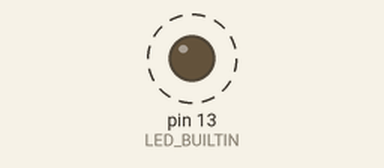
This sketch was run on a simulated Arduino Uno, built with avr-gcc and run on an emulated ATmega328P. On the bench: output pins drawn as LEDs (lit = HIGH). Dashed ring = blinking.

Above: at 3.0 s.
Timing chart, 0 to 6.6 s (numbered marks = the images above):
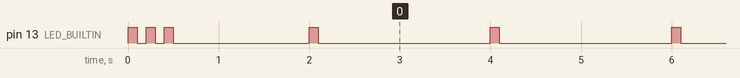

The sketch:

08_startup_operation.ino
```cpp
// Exercise 08: initialization once, operational behavior repeatedly.
const unsigned int startupPulseCount = 3;
const unsigned long startupOnMs = 100;
const unsigned long startupOffMs = 100;
const unsigned long startupPauseMs = 1400;
const unsigned long heartbeatOnMs = 100;
const unsigned long heartbeatOffMs = 1900;

void pulseLed(unsigned long onMs, unsigned long offMs) {
  digitalWrite(LED_BUILTIN, HIGH);
  delay(onMs);
  digitalWrite(LED_BUILTIN, LOW);
  delay(offMs);
}

void sendBurst(unsigned int count, unsigned long onMs,
               unsigned long offMs) {
  for (unsigned int i = 0; i < count; i++) {
    pulseLed(onMs, offMs);
  }
}

void setup() {
  pinMode(LED_BUILTIN, OUTPUT);
  digitalWrite(LED_BUILTIN, LOW);
  sendBurst(startupPulseCount, startupOnMs, startupOffMs);
  delay(startupPauseMs);
}

void loop() {
  pulseLed(heartbeatOnMs, heartbeatOffMs);
}
```

Measured:
- by itself, pin 13 (LED_BUILTIN): HIGH → LOW at 0.10 s, → HIGH 0.10 s later, → LOW 0.10 s later, → HIGH 0.10 s later, … (133 changes in this stretch)
